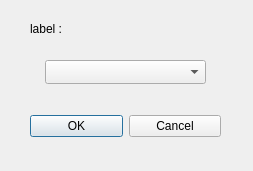
<ui version="4.0" >
 <author></author>
 <comment></comment>
 <exportmacro></exportmacro>
 <class>connectorDialog</class>
 <widget class="QDialog" name="connectorDialog" >
  <property name="geometry" >
   <rect>
    <x>0</x>
    <y>0</y>
    <width>253</width>
    <height>171</height>
   </rect>
  </property>
  <property name="minimumSize" >
   <size>
    <width>253</width>
    <height>171</height>
   </size>
  </property>
  <property name="maximumSize" >
   <size>
    <width>253</width>
    <height>171</height>
   </size>
  </property>
  <property name="windowTitle" >
   <string>window</string>
  </property>
  <widget class="QWidget" name="layoutWidget" >
   <property name="geometry" >
    <rect>
     <x>30</x>
     <y>110</y>
     <width>191</width>
     <height>32</height>
    </rect>
   </property>
   <layout class="QHBoxLayout" >
    <property name="margin" >
     <number>0</number>
    </property>
    <property name="spacing" >
     <number>6</number>
    </property>
    <item>
     <widget class="QPushButton" name="okButton" >
      <property name="text" >
       <string>OK</string>
      </property>
     </widget>
    </item>
    <item>
     <widget class="QPushButton" name="cancelButton" >
      <property name="text" >
       <string>Cancel</string>
      </property>
     </widget>
    </item>
   </layout>
  </widget>
  <widget class="QComboBox" name="idlist" >
   <property name="geometry" >
    <rect>
     <x>45</x>
     <y>60</y>
     <width>161</width>
     <height>24</height>
    </rect>
   </property>
  </widget>
  <widget class="QLabel" name="label" >
   <property name="geometry" >
    <rect>
     <x>30</x>
     <y>20</y>
     <width>101</width>
     <height>18</height>
    </rect>
   </property>
   <property name="text" >
    <string>label :</string>
   </property>
  </widget>
 </widget>
 <pixmapfunction></pixmapfunction>
 <resources/>
 <connections>
  <connection>
   <sender>okButton</sender>
   <signal>clicked()</signal>
   <receiver>connectorDialog</receiver>
   <slot>accept()</slot>
   <hints>
    <hint type="sourcelabel" >
     <x>278</x>
     <y>253</y>
    </hint>
    <hint type="destinationlabel" >
     <x>96</x>
     <y>254</y>
    </hint>
   </hints>
  </connection>
  <connection>
   <sender>cancelButton</sender>
   <signal>clicked()</signal>
   <receiver>connectorDialog</receiver>
   <slot>reject()</slot>
   <hints>
    <hint type="sourcelabel" >
     <x>369</x>
     <y>253</y>
    </hint>
    <hint type="destinationlabel" >
     <x>179</x>
     <y>282</y>
    </hint>
   </hints>
  </connection>
 </connections>
</ui>
